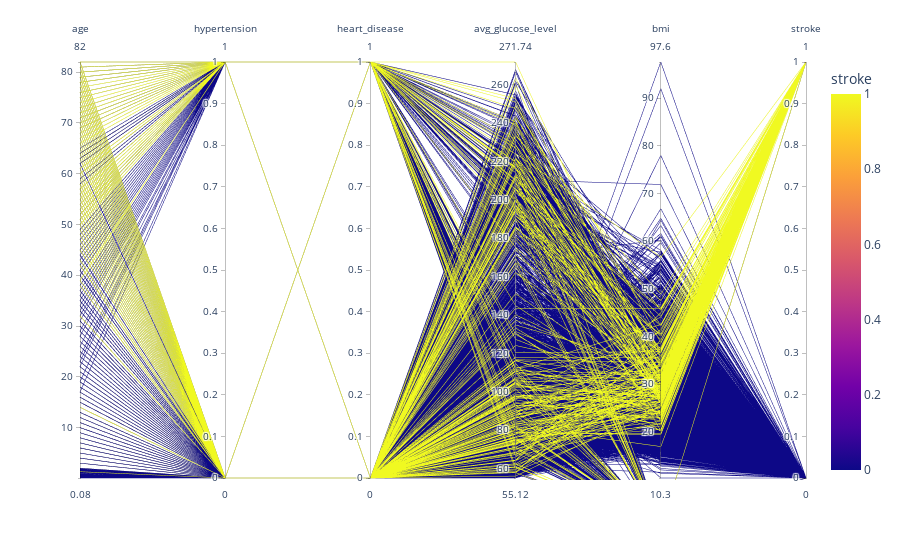

This figure's notebook cell:
### Code cell
px.parallel_coordinates(df,color='stroke')

### Figure 1 — Plotly figure (JSON) as saved in the notebook; plotly's stock layout.template omitted (floating-point values rounded to 4 significant figures; data arrays with more than 128 entries replaced by an {"elided": "..."} marker saying what was removed)
{"data": [{"dimensions": [{"label": "age", "values": {"elided": "5110 float values"}}, {"label": "hypertension", "values": {"elided": "5110 int values"}}, {"label": "heart_disease", "values": {"elided": "5110 int values"}}, {"label": "avg_glucose_level", "values": {"elided": "5110 float values"}}, {"label": "bmi", "values": {"elided": "5110 float values"}}, {"label": "stroke", "values": {"elided": "5110 int values"}}], "domain": {"x": [0, 1], "y": [0, 1]}, "line": {"color": {"elided": "5110 int values"}, "coloraxis": "coloraxis"}, "name": "", "type": "parcoords"}], "layout": {"coloraxis": {"colorbar": {"title": {"text": "stroke"}}, "colorscale": [[0, "#0d0887"], [0.1111, "#46039f"], [0.2222, "#7201a8"], [0.3333, "#9c179e"], [0.4444, "#bd3786"], [0.5556, "#d8576b"], [0.6667, "#ed7953"], [0.7778, "#fb9f3a"], [0.8889, "#fdca26"], [1, "#f0f921"]]}, "legend": {"tracegroupgap": 0}, "margin": {"t": 60}}}
